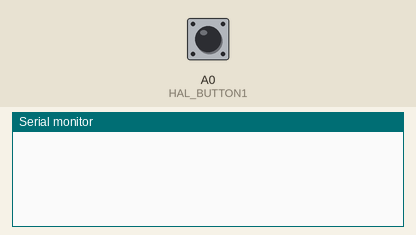
This sketch was run on a simulated Arduino Uno, built with avr-gcc and run on an emulated ATmega328P. Parts: the last lines printed to the serial monitor. The inputs (shaded band) are chosen by the test bench; at power-on: A0 (HAL_BUTTON1) HIGH.

Above: at 1.2 s.
1.3 s: A0 (HAL_BUTTON1) pulled LOW for 0.15 s
At 2.2 s:
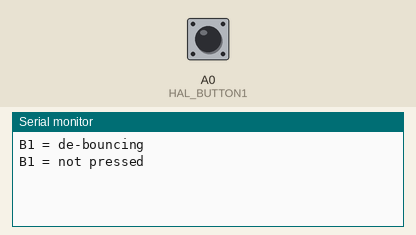
2.9 s: A0 (HAL_BUTTON1) pulled LOW for 1 s
At 3.3 s:
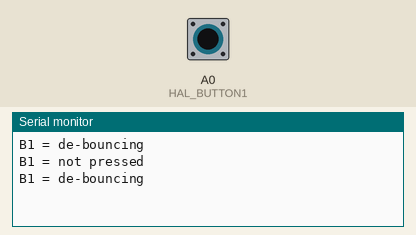

The sketch:

debounce.ino
```cpp
// These definitions would belong in the HAL module.
// These can easily be converted to bare metal
#define HAL_BUTTON1         A0    //button pin
#define HAL_SW1_RELEASED    digitalRead(HAL_BUTTON1)
#define HAL_SW1_PRESSED     !HAL_SW1_RELEASED
#define HAL_SETUP_SW1       pinMode(HAL_BUTTON1, INPUT_PULLUP)


//module1 variables
bool init_module1_clock;

//button states
typedef enum
{
  NOT_PRESSED,
  PARTIAL_PRESS,
  DEBOUNCED_PRESS
} switch_state_t;


#define debounce  500         // debounce duration

switch_state_t    B1_state;   // buttons state variables


void setup() {
  HAL_SETUP_SW1;
  init_module1_clock=true;
  Serial.begin(9600);
}

void loop() {


  { // module 1
    static unsigned long module_time, module_delay;
    static unsigned long debounce_count;
    static bool module_doStep;
    static switch_state_t state; // state variable for module 0

    if (init_module1_clock) {
      module_delay = 15;
      module_time=millis();
      module_doStep=false;
      init_module1_clock=false;
      state = NOT_PRESSED;
    }
    else {
      unsigned long m=millis();
      if ( ( (long)(m - module_time) ) > module_delay ) {
        module_time = m; module_doStep = true;
      }
      else module_doStep = false;
    }

    if (module_doStep) {
      switch(state){
          case NOT_PRESSED:
            if (HAL_SW1_RELEASED) state = NOT_PRESSED;
            else {
              debounce_count = millis();
              state = PARTIAL_PRESS;
            }
            break;
          case PARTIAL_PRESS:
            if (HAL_SW1_RELEASED) state = NOT_PRESSED;
            else if ((millis()-debounce_count) < debounce) state = PARTIAL_PRESS;
            else state = DEBOUNCED_PRESS;
            break;
          case DEBOUNCED_PRESS:
            if (HAL_SW1_RELEASED) state = NOT_PRESSED;
            else state = DEBOUNCED_PRESS;
            break;

          default:
            state = NOT_PRESSED;
            break;
      }
      B1_state = state;
    }
  }

  {
    static switch_state_t   old;
    if (old != B1_state)
    {
      old = B1_state;
      switch(old)
      {
      case DEBOUNCED_PRESS:
        Serial.println("B1 = debounced");
        break;
      case PARTIAL_PRESS:
        Serial.println("B1 = de-bouncing");
        break;
      default:
        Serial.println("B1 = not pressed");
      }
    }
  }

}
```

Measured:
- after the input at 1.3 s, the serial monitor: prints a new line at once (image 1)
